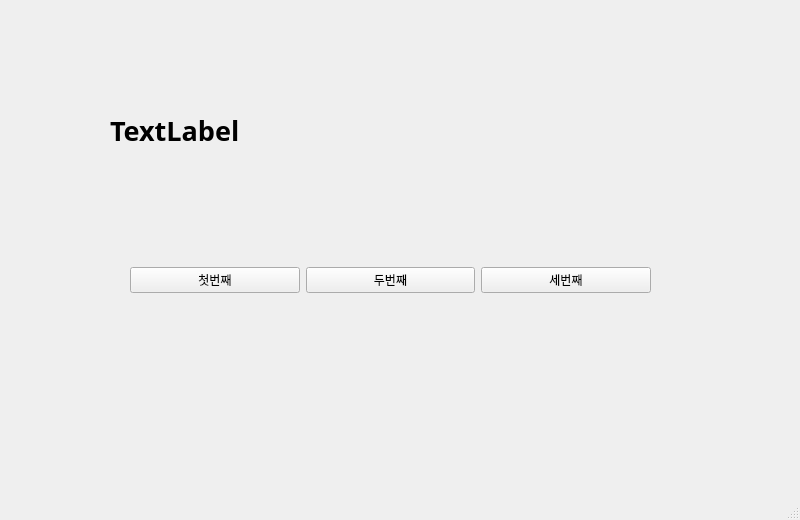
<?xml version="1.0" encoding="UTF-8"?>
<ui version="4.0">
 <class>MainWindow</class>
 <widget class="QMainWindow" name="MainWindow">
  <property name="geometry">
   <rect>
    <x>0</x>
    <y>0</y>
    <width>800</width>
    <height>520</height>
   </rect>
  </property>
  <property name="windowTitle">
   <string>MainWindow</string>
  </property>
  <widget class="QWidget" name="centralwidget">
   <widget class="QWidget" name="horizontalLayoutWidget">
    <property name="geometry">
     <rect>
      <x>130</x>
      <y>200</y>
      <width>521</width>
      <height>161</height>
     </rect>
    </property>
    <layout class="QHBoxLayout" name="horizontalLayout">
     <item>
      <widget class="QPushButton" name="pushButton">
       <property name="text">
        <string>첫번째</string>
       </property>
      </widget>
     </item>
     <item>
      <widget class="QPushButton" name="pushButton_2">
       <property name="text">
        <string>두번째</string>
       </property>
      </widget>
     </item>
     <item>
      <widget class="QPushButton" name="pushButton_3">
       <property name="text">
        <string>세번째</string>
       </property>
      </widget>
     </item>
    </layout>
   </widget>
   <widget class="QLabel" name="label">
    <property name="geometry">
     <rect>
      <x>110</x>
      <y>90</y>
      <width>541</width>
      <height>81</height>
     </rect>
    </property>
    <property name="font">
     <font>
      <family>맑은 고딕</family>
      <pointsize>20</pointsize>
      <weight>75</weight>
      <bold>true</bold>
     </font>
    </property>
    <property name="text">
     <string>TextLabel</string>
    </property>
   </widget>
  </widget>
  <widget class="QMenuBar" name="menubar">
   <property name="geometry">
    <rect>
     <x>0</x>
     <y>0</y>
     <width>800</width>
     <height>22</height>
    </rect>
   </property>
  </widget>
  <widget class="QStatusBar" name="statusbar"/>
 </widget>
 <resources/>
 <connections>
  <connection>
   <sender>pushButton</sender>
   <signal>clicked()</signal>
   <receiver>MainWindow</receiver>
   <slot>firstClick()</slot>
   <hints>
    <hint type="sourcelabel">
     <x>175</x>
     <y>298</y>
    </hint>
    <hint type="destinationlabel">
     <x>237</x>
     <y>362</y>
    </hint>
   </hints>
  </connection>
  <connection>
   <sender>pushButton_2</sender>
   <signal>clicked()</signal>
   <receiver>MainWindow</receiver>
   <slot>secondClick()</slot>
   <hints>
    <hint type="sourcelabel">
     <x>341</x>
     <y>300</y>
    </hint>
    <hint type="destinationlabel">
     <x>398</x>
     <y>353</y>
    </hint>
   </hints>
  </connection>
  <connection>
   <sender>pushButton_3</sender>
   <signal>clicked()</signal>
   <receiver>MainWindow</receiver>
   <slot>thirdClick()</slot>
   <hints>
    <hint type="sourcelabel">
     <x>544</x>
     <y>299</y>
    </hint>
    <hint type="destinationlabel">
     <x>623</x>
     <y>351</y>
    </hint>
   </hints>
  </connection>
 </connections>
 <slots>
  <slot>firstClick()</slot>
  <slot>secondClick()</slot>
  <slot>thirdClick()</slot>
 </slots>
</ui>
